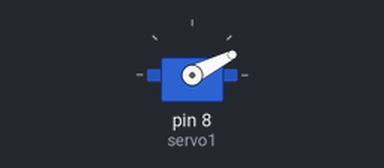
The sketch below on a simulated Arduino Uno, built with avr-gcc and run on an emulated ATmega328P. On the bench: servo.

Above: at 0.05 s.
At 1.2 s:
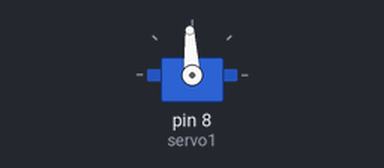
At 2.4 s:
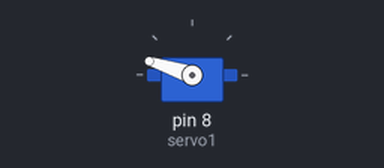
Timing chart, 0 to 5.5 s (numbered marks = the images above):
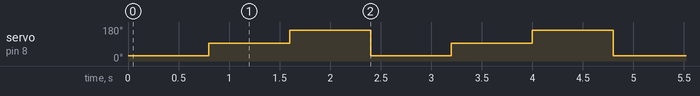

The sketch:

Servo_Motor.ino
```cpp
#include <Servo.h>
Servo servo1;

void setup()
{
  servo1.attach(8);
}
void loop()
{
  servo1.write(820);
  delay(800);
  servo1.write(1500);
  delay(800);
  servo1.write(2210);
  delay(800);
}
```

Measured:
- by itself, servo on pin 8 (servo1): repeats every 2.4 s: 162° 0.80 s, 27° 0.80 s, 93° 0.80 s
